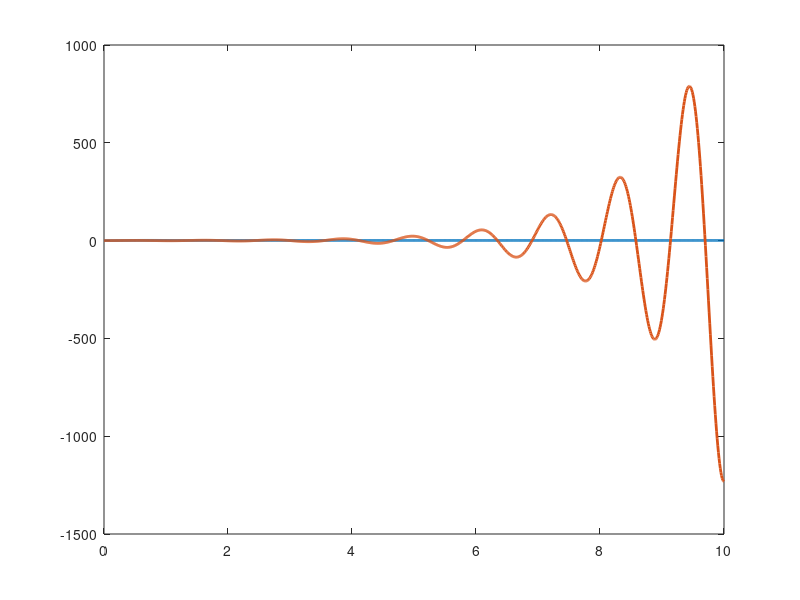

The MATLAB source for this figure: (Note: this script raises an error after producing the figure.)
%% W03_01_block_reduction.m
%  3주차 실습 (1) : 블록선도 합치기
%
%  실제 시스템은 전달함수 하나로 끝나지 않습니다.
%  제어기, 모터, 기계, 센서가 줄줄이 이어져 있습니다.
%  이걸 하나로 합치는 방법을 배웁니다.
%
%  결론부터 말하면 외울 것은 딱 세 개입니다.
%
%      직렬  ->  곱한다
%      병렬  ->  더한다
%      되먹임 ->  G / (1 + G*H)
%
%  이 셋이면 아무리 복잡한 그림도 하나로 정리됩니다.
%
%  대응하는 강의노트 : W03_LectureNote.mlx
%
%  제어시스템설계 3주차 | 충남대학교 자율운항시스템공학과

clc; clear all; close all;

%% 경로 자동 등록 — setup_path 를 아직 안 했어도 알아서 잡습니다
%  (이 블록은 실습 내용과 상관없습니다. 지우지 마십시오.)
if isempty(which('plant_msd'))
    p_ = pwd;
    if ~isempty(mfilename('fullpath')), p_ = fileparts(mfilename('fullpath')); end
    for k_ = 1:4
        if isfile(fullfile(p_,'setup_path.m')), run(fullfile(p_,'setup_path.m')); break; end
        p_ = fileparts(p_);
    end
    clear p_ k_
end
s = tf('s');

%% 1. 연습용 블록 세 개
%
%  설명을 위해 간단한 전달함수 세 개를 준비합니다.
%  숫자에 큰 의미는 없습니다. 규칙을 익히는 것이 목적입니다.

G1 = 1/(s+1);           % 제어기라고 생각합시다
G2 = 20/(s+2);          % 플랜트(모터 등)라고 생각합시다
H  = 3/(0.2*s+1);       % 센서라고 생각합시다 (실제보다 3배로 읽는 불량 센서)

t = 0:0.01:10;

fprintf('연습용 블록\n');
fprintf('  G1 = 1/(s+1)        제어기\n');
fprintf('  G2 = 20/(s+2)       플랜트     (천천히 넣으면 10배로 나옴)\n');
fprintf('  H  = 3/(0.2*s+1)    센서       (실제보다 3배로 읽음)\n\n');
fprintf('  참고: "천천히 넣었을 때 몇 배로 나오는가"를 DC 이득이라 하고\n');
fprintf('        MATLAB 에서는 dcgain 명령으로 구합니다.\n');
fprintf('        G2 의 DC 이득 = %.0f,  H 의 DC 이득 = %.0f\n\n', dcgain(G2), dcgain(H));

%% 2. 직렬 연결 : 곱한다
%
%      u --> [G1] --> [G2] --> y
%
%  일상 비유:
%      환율 계산과 같습니다.
%      원 -> 달러가 1/1300 배, 달러 -> 유로가 0.9 배라면
%      원 -> 유로는 그냥 두 배율을 곱하면 됩니다.
%
%  전달함수도 똑같습니다. 신호가 G1 을 지나며 G1 배가 되고,
%  이어서 G2 를 지나며 G2 배가 되니까 전체는 G1*G2 배입니다.

T_series = G1 * G2;

fprintf('=== 직렬 연결 ===\n');
T_series

%% 3. 병렬 연결 : 더한다
%
%           +--> [G1] --+
%      u ---+          (+)--> y
%           +--> [G2] --+
%
%  일상 비유:
%      같은 손님이 두 창구에서 각각 서비스를 받고, 결과를 합치는 것과 같습니다.
%      한 사람이 두 갈래로 갈라져 각자 처리된 뒤 더해집니다.
%
%  실제 예: PID 제어기가 바로 이 구조입니다.
%      같은 오차 신호가 P(비례), I(적분), D(미분) 세 갈래로 들어가
%      각각 계산된 뒤 더해져서 나옵니다.

T_parallel = G1 + G2;

fprintf('\n=== 병렬 연결 ===\n');
T_parallel

%% 4. 되먹임 연결 : 이번 절이 핵심
%
%      r --(+)--> [G] --+--> y
%           ^-          |
%           +-----------+
%
%  1주차에서 본 그 구조입니다. 유도는 아주 짧습니다.
%
%      오차는       e = r - y
%      출력은       y = G*e
%
%  두 번째 식에 첫 번째 식을 넣으면
%
%      y = G*(r - y)
%      y + G*y = G*r
%      y*(1 + G) = G*r
%      y/r = G/(1 + G)
%
%  이게 전부입니다. 종이에 직접 한 번 써 보십시오. 세 줄이면 끝납니다.
%
%  외울 형태는 이것입니다.
%
%      폐루프 = 앞으로 가는 길 / (1 + 한 바퀴 도는 길)
%
%  분모의 "1 + 한 바퀴" 가 앞으로 계속 나옵니다.
%  이 식이 0 이 되는 s 가 폐루프의 극점이고, 극점이 시스템의 성격을 정한다는 것은
%  2주차에서 배웠습니다.

G = G1 * G2;                    % 앞으로 가는 길
T_unity = feedback(G, 1);       % MATLAB 명령 (직접 나누기보다 이걸 쓰십시오)

fprintf('\n=== 되먹임 연결 (센서 없음) ===\n');
T_unity

%% 5. 센서가 붙으면
%
%      r --(+)--> [G] --+--> y
%           ^-          |
%           +---[H]-----+
%
%  현실에서는 출력을 그대로 되돌리지 않고 센서로 측정해서 되돌립니다.
%  같은 방법으로 유도하면 분모의 "한 바퀴 도는 길"이 G*H 가 됩니다.
%
%      y/r = G / (1 + G*H)
%
%  일상 비유 (여기가 중요합니다):
%      체온계가 고장 나서 실제보다 3배로 표시된다고 합시다.
%      환자 체온이 12도인데 체온계는 36도라고 보여 줍니다.
%      의사는 "정상이네" 하고 넘어갑니다.
%
%      제어기도 똑같습니다. 제어기는 센서가 보여 주는 값만 믿습니다.
%      그래서 센서 값이 목표와 같아지는 데서 멈춥니다.
%      실제 출력은 센서 이득만큼 어긋난 채로 끝납니다.
%
%  아래 그림에서 실제로 확인해 봅시다.

T_sensor = feedback(G, H);

fprintf('\n=== 센서가 있을 때 정상상태 ===\n');
fprintf('  센서 이득 H(0)     = %.1f  (실제보다 3배로 읽는 센서)\n', dcgain(H));
fprintf('  센서 없을 때 출력  = %.3f  (목표값 1 에 거의 도달)\n', dcgain(T_unity));
fprintf('  센서 있을 때 출력  = %.3f  (1/3 근처에서 멈춤)\n', dcgain(T_sensor));
fprintf('  --> 제어기는 센서가 보여 주는 값이 1 이 되면 만족하고 멈춥니다.\n');
fprintf('      센서가 3배로 부풀려 읽으니, 실제 출력이 1/3 일 때 이미\n');
fprintf('      센서는 1 이라고 보고합니다. 그래서 거기서 멈춰 버립니다.\n');
fprintf('      센서 보정이 왜 중요한지 보여 주는 예입니다.\n');

figure('Name','센서의 영향');
h1 = plot(t, step(T_unity,  t), 'LineWidth', 2); hold on;
h2 = plot(t, step(T_sensor, t), 'LineWidth', 2);
h3 = yline(1, 'k--', 'LineWidth', 1.5);
grid on; xlabel('시간 [s]'); ylabel('출력 y');
title('센서가 없을 때 vs 센서(이득 3)가 있을 때');
legend([h1 h2 h3], {'센서 없음', '센서 있음', '목표값'}, 'Location','southeast');

%% 6. 루프가 두 겹이면 : 안쪽부터 푼다
%
%      r --(+)--> [G1] --(+)--> [G2] --+--> y
%           ^-           ^-            |
%           |            +----[H1]-----+   <- 안쪽 루프
%           +--------------------------+   <- 바깥 루프
%
%  겁먹을 필요 없습니다. 양파 껍질 벗기듯 안쪽부터 하나씩 합치면 됩니다.
%
%  1단계 : 안쪽 루프를 하나의 블록으로 합친다
%  2단계 : 그 블록을 G1 과 직렬로 놓고 바깥 루프를 합친다
%
%  실제 예: 드론이나 자동차가 이런 구조입니다.
%      안쪽 루프는 모터 속도를 빠르게 잡고,
%      바깥 루프는 위치를 천천히 잡습니다.

H1 = 0.5;

T_inner = feedback(G2, H1);          % 1단계
T_total = feedback(G1*T_inner, 1);   % 2단계

fprintf('\n=== 이중 루프 ===\n');
fprintf('  1단계 : 안쪽 루프를 합침\n');
T_inner
fprintf('  2단계 : 바깥 루프까지 합침\n');
T_total

figure('Name','이중 루프');
h1 = plot(t, step(feedback(G1*G2,1), t), 'LineWidth', 2); hold on;
h2 = plot(t, step(T_total, t), 'LineWidth', 2);
h3 = yline(1, 'k--', 'LineWidth', 1.5);
grid on; xlabel('시간 [s]'); ylabel('출력 y');
title('안쪽 루프가 없을 때 vs 있을 때');
legend([h1 h2 h3], {'단일 루프', '이중 루프', '목표값'}, 'Location','southeast');

%% 7. 정리
%
%  오늘 외울 것은 세 줄입니다.
%
%      직렬   : G1 * G2
%      병렬   : G1 + G2
%      되먹임 : G / (1 + G*H)          <- MATLAB 에서는 feedback(G, H)
%
%  그리고 기억할 문장 하나.
%
%      폐루프 = 앞으로 가는 길 / (1 + 한 바퀴 도는 길)
%
%  분모의 "1 + 한 바퀴"는 앞으로 이 과목 내내 나옵니다.
%  6주차 근궤적도, 10주차 안정여유도 결국 이 식을 들여다보는 일입니다.
%
%  실무 팁 : 손으로 G/(1+G) 를 계산하지 말고 feedback(G,1) 을 쓰십시오.
%            손으로 하면 약분이 안 된 채로 남아서 결과가 지저분해집니다.
%
%  다음 실습 : W03_02_state_space.m
%              전달함수 말고 다른 방식으로 시스템을 적는 법을 배웁니다.
